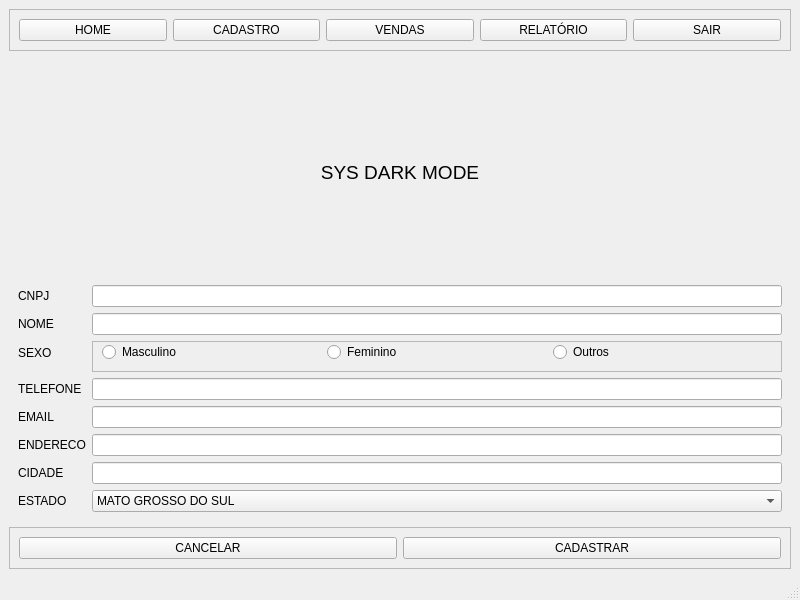
<?xml version="1.0" encoding="UTF-8"?>
<ui version="4.0">
 <class>MainWindow</class>
 <widget class="QMainWindow" name="MainWindow">
  <property name="geometry">
   <rect>
    <x>0</x>
    <y>0</y>
    <width>800</width>
    <height>600</height>
   </rect>
  </property>
  <property name="windowTitle">
   <string>MainWindow</string>
  </property>
  <widget class="QWidget" name="centralwidget">
   <layout class="QVBoxLayout" name="verticalLayout_2">
    <item>
     <widget class="QFrame" name="frame">
      <property name="frameShape">
       <enum>QFrame::StyledPanel</enum>
      </property>
      <property name="frameShadow">
       <enum>QFrame::Raised</enum>
      </property>
      <layout class="QHBoxLayout" name="horizontalLayout">
       <item>
        <widget class="QPushButton" name="btn_home">
         <property name="text">
          <string>HOME</string>
         </property>
        </widget>
       </item>
       <item>
        <widget class="QPushButton" name="btn_tela_cadastro">
         <property name="text">
          <string>CADASTRO</string>
         </property>
        </widget>
       </item>
       <item>
        <widget class="QPushButton" name="btn_vendas">
         <property name="text">
          <string>VENDAS</string>
         </property>
        </widget>
       </item>
       <item>
        <widget class="QPushButton" name="btn_relatorio">
         <property name="text">
          <string>RELATÓRIO</string>
         </property>
        </widget>
       </item>
       <item>
        <widget class="QPushButton" name="btn_sair">
         <property name="text">
          <string>SAIR</string>
         </property>
        </widget>
       </item>
      </layout>
     </widget>
    </item>
    <item>
     <widget class="QStackedWidget" name="stackedWidget">
      <property name="currentIndex">
       <number>0</number>
      </property>
      <widget class="QWidget" name="page_cad">
       <layout class="QVBoxLayout" name="verticalLayout">
        <item>
         <widget class="QLabel" name="label">
          <property name="text">
           <string>&lt;html&gt;&lt;head/&gt;&lt;body&gt;&lt;p align=&quot;center&quot;&gt;&lt;span style=&quot; font-size:14pt;&quot;&gt;SYS DARK MODE&lt;/span&gt;&lt;/p&gt;&lt;/body&gt;&lt;/html&gt;</string>
          </property>
         </widget>
        </item>
        <item>
         <layout class="QFormLayout" name="formLayout">
          <item row="0" column="0">
           <widget class="QLabel" name="label_8">
            <property name="text">
             <string>CNPJ</string>
            </property>
           </widget>
          </item>
          <item row="0" column="1">
           <widget class="QLineEdit" name="input_cnpj">
            <property name="inputMask">
             <string/>
            </property>
           </widget>
          </item>
          <item row="1" column="0">
           <widget class="QLabel" name="label_2">
            <property name="text">
             <string>NOME</string>
            </property>
           </widget>
          </item>
          <item row="1" column="1">
           <widget class="QLineEdit" name="input_nome"/>
          </item>
          <item row="2" column="0">
           <widget class="QLabel" name="label_9">
            <property name="text">
             <string>SEXO</string>
            </property>
           </widget>
          </item>
          <item row="3" column="0">
           <widget class="QLabel" name="label_3">
            <property name="text">
             <string>TELEFONE</string>
            </property>
           </widget>
          </item>
          <item row="3" column="1">
           <widget class="QLineEdit" name="input_fone"/>
          </item>
          <item row="4" column="0">
           <widget class="QLabel" name="label_4">
            <property name="text">
             <string>EMAIL</string>
            </property>
           </widget>
          </item>
          <item row="4" column="1">
           <widget class="QLineEdit" name="input_email"/>
          </item>
          <item row="5" column="0">
           <widget class="QLabel" name="label_5">
            <property name="text">
             <string>ENDERECO</string>
            </property>
           </widget>
          </item>
          <item row="5" column="1">
           <widget class="QLineEdit" name="input_endereco"/>
          </item>
          <item row="6" column="0">
           <widget class="QLabel" name="label_6">
            <property name="text">
             <string>CIDADE</string>
            </property>
           </widget>
          </item>
          <item row="6" column="1">
           <widget class="QLineEdit" name="input_cidade"/>
          </item>
          <item row="7" column="0">
           <widget class="QLabel" name="label_7">
            <property name="text">
             <string>ESTADO</string>
            </property>
           </widget>
          </item>
          <item row="7" column="1">
           <widget class="QComboBox" name="combo_estado">
            <item>
             <property name="text">
              <string>MATO GROSSO DO SUL</string>
             </property>
            </item>
            <item>
             <property name="text">
              <string>RIO GRANDE DO SUL</string>
             </property>
            </item>
            <item>
             <property name="text">
              <string>SÃO PAULO</string>
             </property>
            </item>
            <item>
             <property name="text">
              <string>RIO DE JANEIRO</string>
             </property>
            </item>
            <item>
             <property name="text">
              <string>MINAS GERAIS</string>
             </property>
            </item>
            <item>
             <property name="text">
              <string>BAHIA</string>
             </property>
            </item>
           </widget>
          </item>
          <item row="2" column="1">
           <widget class="QFrame" name="frame_5">
            <property name="frameShape">
             <enum>QFrame::StyledPanel</enum>
            </property>
            <property name="frameShadow">
             <enum>QFrame::Raised</enum>
            </property>
            <layout class="QHBoxLayout" name="horizontalLayout_4">
             <property name="topMargin">
              <number>0</number>
             </property>
             <item>
              <widget class="QRadioButton" name="radio_masculino">
               <property name="text">
                <string>Masculino</string>
               </property>
              </widget>
             </item>
             <item>
              <widget class="QRadioButton" name="radio_feminino">
               <property name="text">
                <string>Feminino</string>
               </property>
              </widget>
             </item>
             <item>
              <widget class="QRadioButton" name="radio_outros">
               <property name="text">
                <string>Outros</string>
               </property>
              </widget>
             </item>
            </layout>
           </widget>
          </item>
         </layout>
        </item>
       </layout>
      </widget>
      <widget class="QWidget" name="page_relatorio">
       <layout class="QVBoxLayout" name="verticalLayout_5">
        <item>
         <widget class="QFrame" name="frame_4">
          <property name="frameShape">
           <enum>QFrame::StyledPanel</enum>
          </property>
          <property name="frameShadow">
           <enum>QFrame::Raised</enum>
          </property>
          <layout class="QVBoxLayout" name="verticalLayout_4">
           <item>
            <widget class="QLabel" name="label_relatorio">
             <property name="text">
              <string>&lt;html&gt;&lt;head/&gt;&lt;body&gt;&lt;p align=&quot;center&quot;&gt;&lt;span style=&quot; font-size:12pt;&quot;&gt;SYSDARK MODE&lt;/span&gt;&lt;/p&gt;&lt;/body&gt;&lt;/html&gt;</string>
             </property>
            </widget>
           </item>
           <item>
            <widget class="QLineEdit" name="input_filtrar">
             <property name="placeholderText">
              <string>Filtrar cadastro: digite o NOME ou CNPJ do cliente</string>
             </property>
            </widget>
           </item>
          </layout>
         </widget>
        </item>
        <item>
         <layout class="QHBoxLayout" name="horizontalLayout_3">
          <item>
           <widget class="QTableWidget" name="table_relatorio">
            <property name="selectionBehavior">
             <enum>QAbstractItemView::SelectRows</enum>
            </property>
            <column>
             <property name="text">
              <string>ID</string>
             </property>
            </column>
            <column>
             <property name="text">
              <string>CNPJ</string>
             </property>
            </column>
            <column>
             <property name="text">
              <string>NOME</string>
             </property>
            </column>
            <column>
             <property name="text">
              <string>FONE</string>
             </property>
            </column>
            <column>
             <property name="text">
              <string>EMAIL</string>
             </property>
            </column>
            <column>
             <property name="text">
              <string>ENDERECO</string>
             </property>
            </column>
            <column>
             <property name="text">
              <string>CIDADE</string>
             </property>
            </column>
            <column>
             <property name="text">
              <string>UF</string>
             </property>
            </column>
           </widget>
          </item>
          <item>
           <widget class="QFrame" name="frame_3">
            <property name="frameShape">
             <enum>QFrame::StyledPanel</enum>
            </property>
            <property name="frameShadow">
             <enum>QFrame::Raised</enum>
            </property>
            <layout class="QVBoxLayout" name="verticalLayout_3">
             <item>
              <widget class="QPushButton" name="btn_editar">
               <property name="text">
                <string>EDITAR</string>
               </property>
              </widget>
             </item>
             <item>
              <widget class="QPushButton" name="btn_excluir">
               <property name="text">
                <string>EXCLUIR</string>
               </property>
              </widget>
             </item>
             <item>
              <widget class="QPushButton" name="btn_exportar">
               <property name="text">
                <string>EXPORTAR</string>
               </property>
              </widget>
             </item>
             <item>
              <spacer name="verticalSpacer">
               <property name="orientation">
                <enum>Qt::Vertical</enum>
               </property>
               <property name="sizeHint" stdset="0">
                <size>
                 <width>20</width>
                 <height>40</height>
                </size>
               </property>
              </spacer>
             </item>
            </layout>
           </widget>
          </item>
         </layout>
        </item>
       </layout>
      </widget>
      <widget class="QWidget" name="page"/>
     </widget>
    </item>
    <item>
     <widget class="QFrame" name="frame_2">
      <property name="frameShape">
       <enum>QFrame::StyledPanel</enum>
      </property>
      <property name="frameShadow">
       <enum>QFrame::Raised</enum>
      </property>
      <layout class="QHBoxLayout" name="horizontalLayout_2">
       <item>
        <widget class="QPushButton" name="btn_cancelar">
         <property name="text">
          <string>CANCELAR</string>
         </property>
        </widget>
       </item>
       <item>
        <widget class="QPushButton" name="btn_cadastrar">
         <property name="text">
          <string>CADASTRAR</string>
         </property>
        </widget>
       </item>
      </layout>
     </widget>
    </item>
   </layout>
  </widget>
  <widget class="QStatusBar" name="statusbar"/>
 </widget>
 <resources/>
 <connections/>
</ui>
